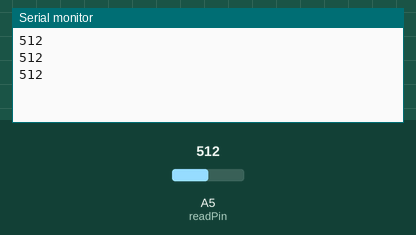
Simulated run of this sketch. Board: Arduino Uno, built with avr-gcc and run on an emulated ATmega328P. Parts: the last lines printed to the serial monitor. Inputs (shaded band) come from the test bench; at power-on: A5 (readPin) = 512.

Above: at 1.3 s.
1.4 s: A5 (readPin) set to 716
At 1.9 s:
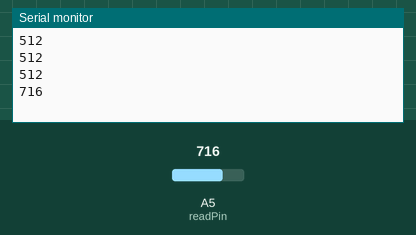
2.9 s: A5 (readPin) set to 900
At 3.4 s:
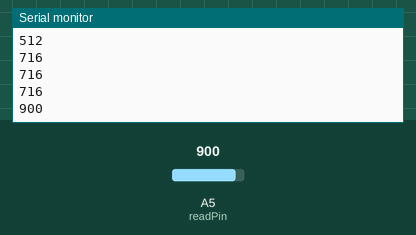
Timing chart, 0 to 5.9 s (numbered marks = the images above; inputs shaded):
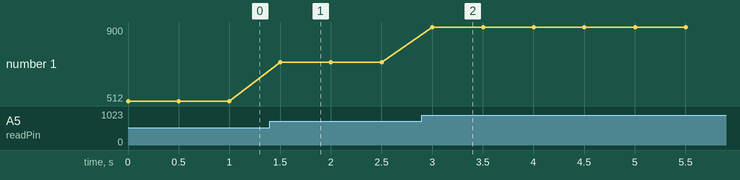

Measured:
- after the input at 1.4 s, the serial monitor: prints a new line after 0.10 s (image 1)
- after the input at 2.9 s, the serial monitor: prints a new line after 0.10 s (image 2)
- plotted number 1: 512 → 716 after the input at 1.4 s, 716 → 900 after the input at 2.9 s

The sketch:

sketch_dec24c.ino
```cpp
int readPin=A5;
void setup() {
  pinMode(readPin, INPUT);
  Serial.begin(9600);
}

void loop() {
  Serial.println(analogRead(readPin)); // ln after print means that it will be printed ina new line
  delay(500); //optional b
}
```
